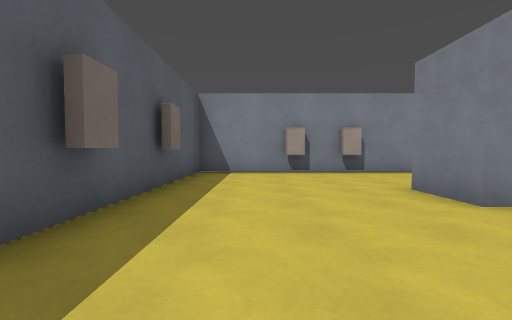
View 1 (above)

18 first-person views from a walk through a 3-D level made in the Godot game engine. The camera is 1.2 m above the floor, tilts 2° down and sees 90° across. Doors that lead somewhere are drawn open, without their leaves. The floor is counted in squares, 2 m on a side. Each view is taken from the middle of a square. On the plan, view 1 faces up. The plan holds only what a view shows up to about 9 squares ahead; the rest is blank. The place goes on beyond the plan. Characters and animated objects are not drawn. Surface patterns are stand-ins for the level's own textures.

View 2
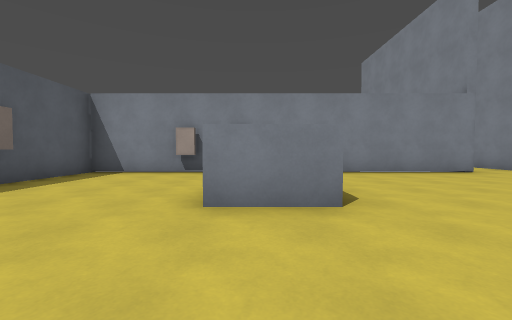

View 3
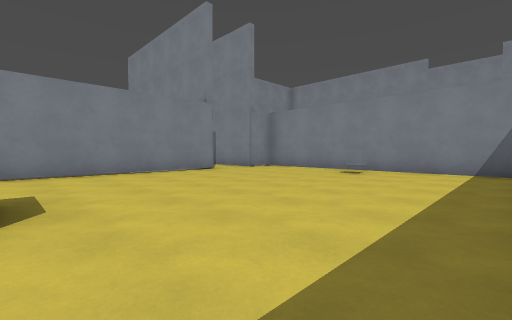

View 4
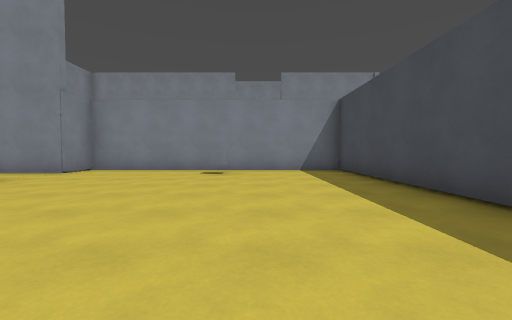

View 5
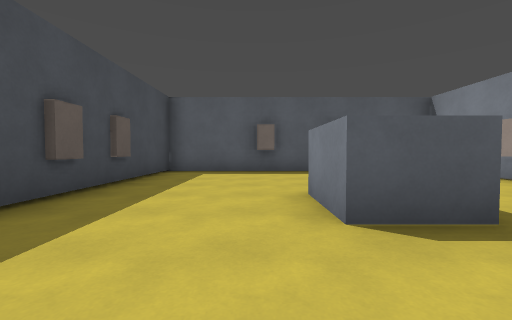

View 6
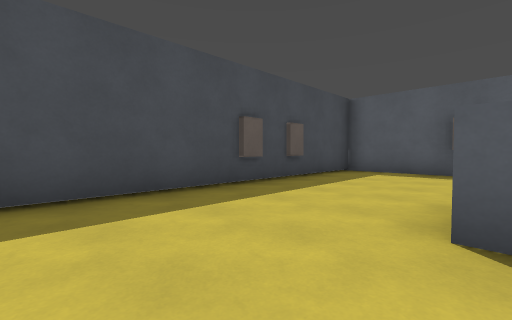

View 7
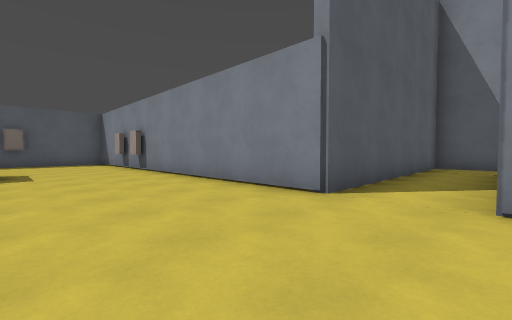

View 8
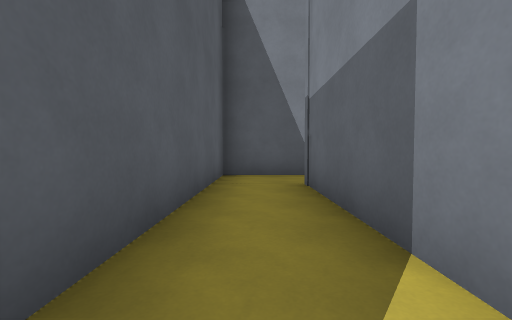

View 9
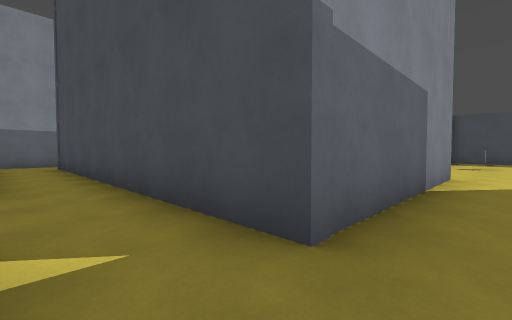

View 10
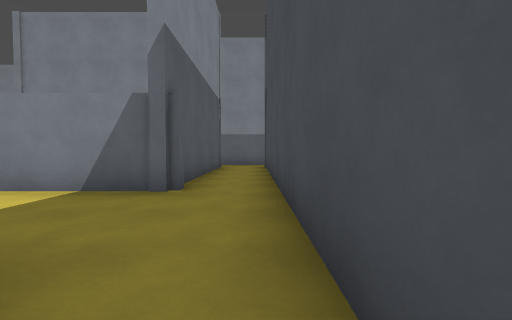

View 11
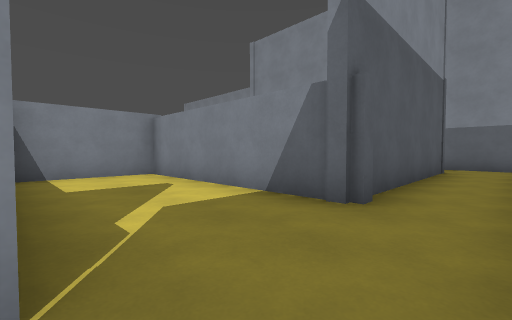

View 12
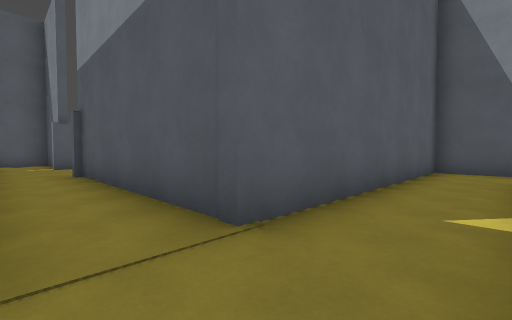

View 13
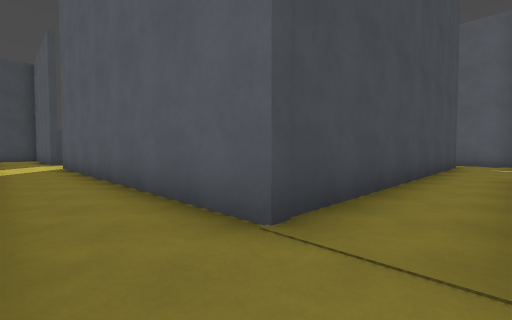

View 14
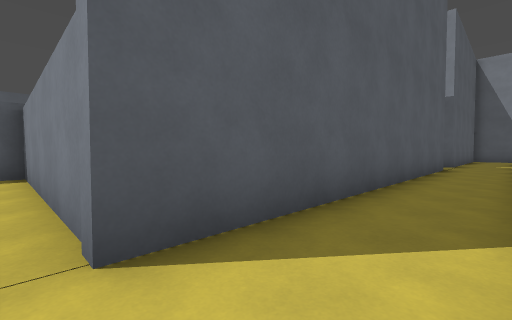

View 15
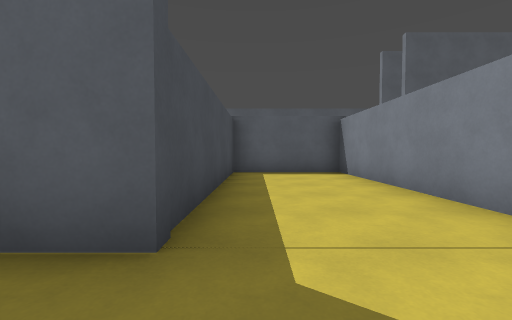

View 16
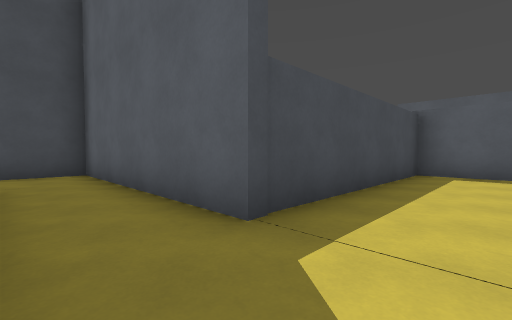

View 17
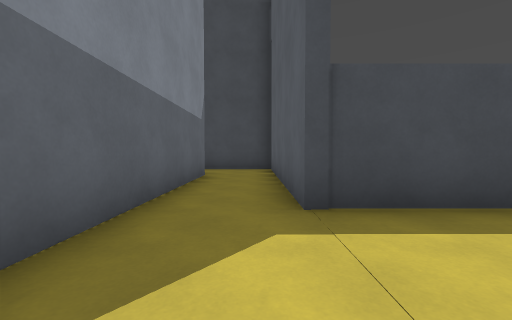

View 18
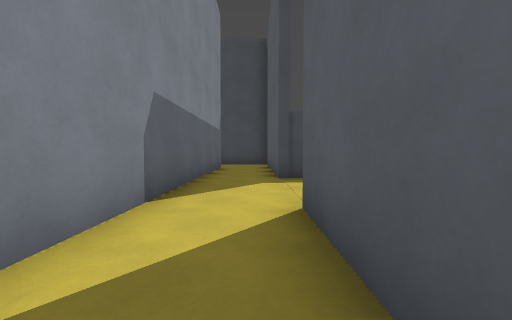

### Floor plan
Points are (right, up) in squares from view 1. A wall is a line through its corners. A room is listed if a view was taken in it or the views show most of it. See-through windows are left out.
Room 1 (views 1, 2, 3, 4, 5, 6, 7, 8, 9)
walls: (3.9, 4) (3.9, 2.7) (2.4, 2.7) (2.4, 4); (11, 2.7) (10.6, 2.7) (10.6, 3.2) (11, 3.2); (10.6, 14.3) (9.2, 14.3) (9.2, 7.2) (-1.6, 7.2) (-1.6, -0.6) (12, -0.6) (12, 7.2) (10.9, 7.2) (10.9, 12.6)
ways out: opening at (11.5, 13.5) to room 2
objects: other object (1, 7); other object (3, 7)
Room 2 (views 10, 11, 12, 13, 14, 15, 16, 17, 18)
walls: (22.3, 13) (22.3, 14.6); (12, 14.8) (12, 14.3) (10.6, 14.3); (10.9, 12.6) (20.5, 12.6) (20.5, 3.4) (14.8, 3.4) (14.8, 0.4) (20.5, 0.4) (20.5, -5.4) (22.8, -5.4); (22, 21.3) (20.5, 21.3) (20.5, 14.3) (14.9, 14.3) (14.9, 19.7) (12.1, 19.7); (22.3, -3.5) (22.3, 4.8)
ways out: opening at (11.5, 13.5) to room 1

Where each view was taken, in squares from view 1:
view 1: 0 up, 0 right, facing up
view 2: 0 up, 3 right, facing up
view 3: 0 up, 4 right, facing up-right
view 4: 2 up, 4 right, facing right
view 5: 2 up, 6 right, facing left
view 6: 3 up, 6 right, facing down-left
view 7: 4 up, 11 right, facing up-left
view 8: 8 up, 10 right, facing up
view 9: 14 up, 10 right, facing down-right
view 10: 13 up, 11 right, facing right
view 11: 13 up, 12 right, facing up-right
view 12: 13 up, 22 right, facing up-left
view 13: 14 up, 22 right, facing down-left
view 14: 3 up, 22 right, facing up-left
view 15: 1 up, 22 right, facing left
view 16: 2 up, 22 right, facing down-left
view 17: 3 up, 21 right, facing down
view 18: 6 up, 21 right, facing down
